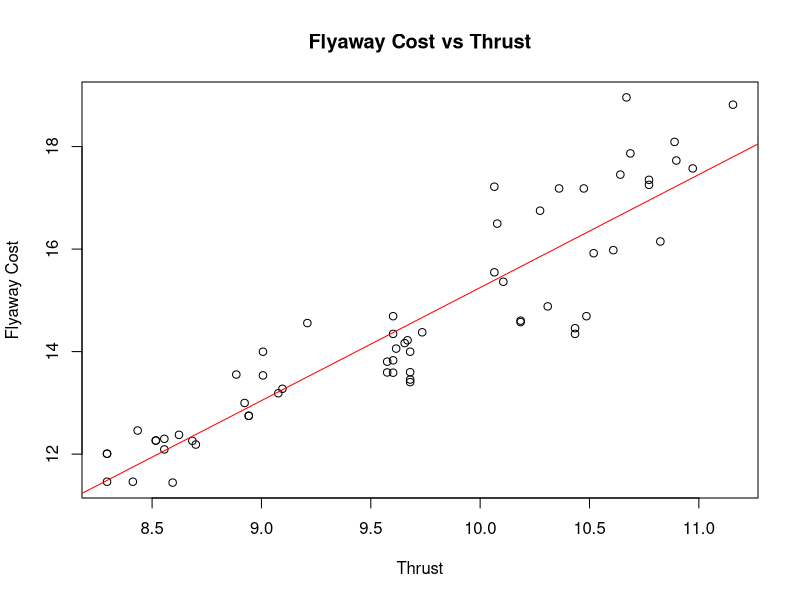
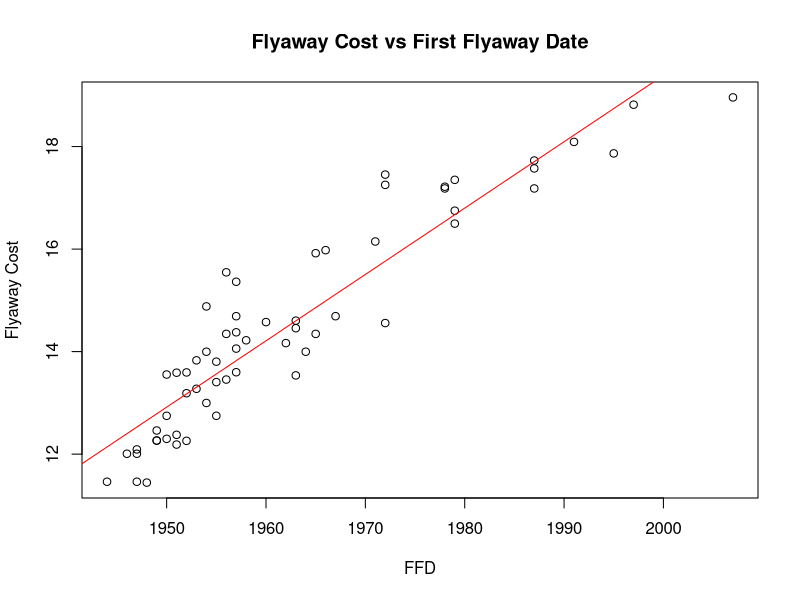
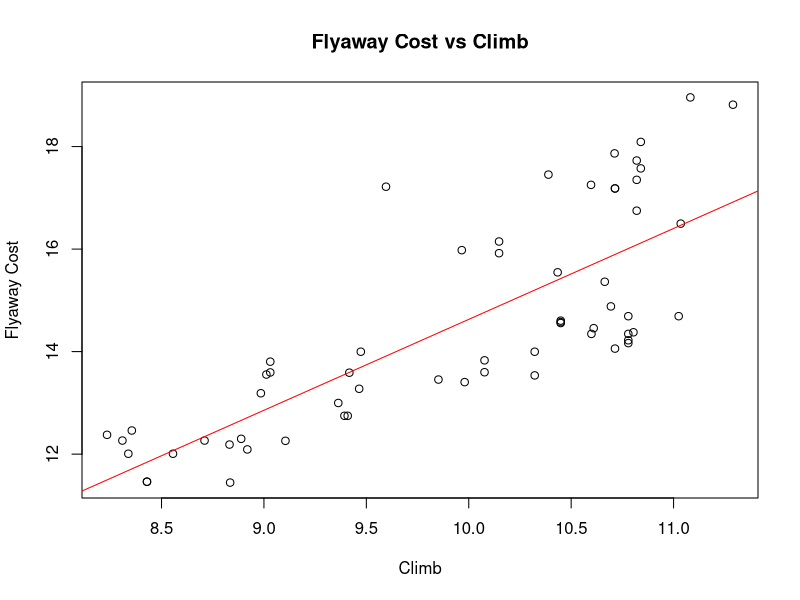
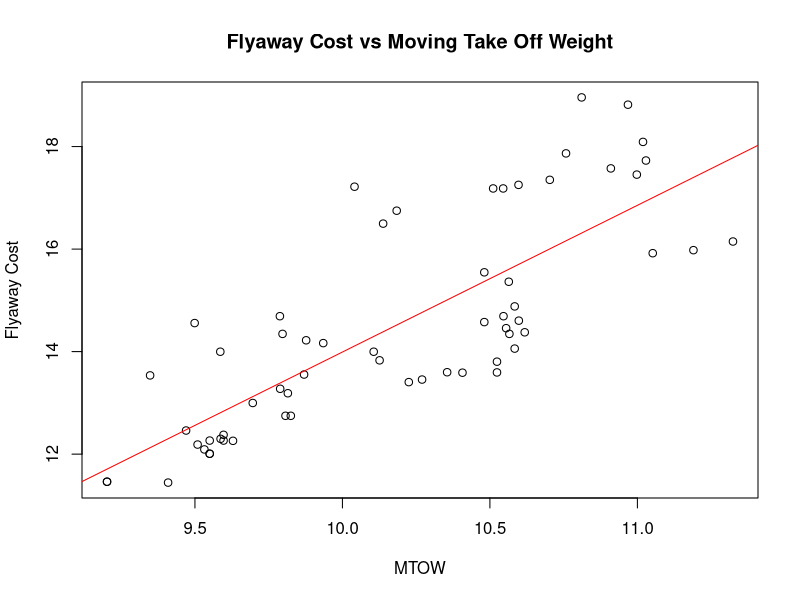

These figures' R source, in order:
# Project code for STAT 383 final project
#
# This program creates a variety of linear regression models for important
# explanatory variables within our dataset. Each model is trying to predict
# the dependent variable Flyaway Cost. This program also creates a couple
# multiple linear regression models in order to find the most accurate 
# prediction model.
#
# Author: Ryan Quirk

setwd("D:\\Stats\\code\\") # Set to directory that contains csv file
cat("\f") # clean the console
rm(list = ls()) # clean the environment

# Import useful libraries and data
library(ggplot2)
df <- read.csv("fighterjetcosts.csv")

# Summarize variables
print(summary(df))


# Create linear regression models
# Cost v Thrust
plot(df$Thrust, df$FlyawayCost, main = "Flyaway Cost vs Thrust",
     xlab = "Thrust", ylab = "Flyaway Cost",
     pch = 1)
fit_lm <- lm(FlyawayCost ~ Thrust, data = df)
abline(fit_lm, col = "red")
print(summary(fit_lm))

# Cost v FFD
plot(df$FFD, df$FlyawayCost, main = "Flyaway Cost vs First Flyaway Date",
     xlab = "FFD", ylab = "Flyaway Cost",
     pch = 1)
fit_lm <- lm(FlyawayCost ~ FFD, data = df)
abline(fit_lm, col = "red")
print(summary(fit_lm))

# Cost v Climb
plot(df$Climb, df$FlyawayCost, main = "Flyaway Cost vs Climb",
     xlab = "Climb", ylab = "Flyaway Cost",
     pch = 1)
fit_lm <- lm(FlyawayCost ~ Climb, data = df)
abline(fit_lm, col = "red")
print(summary(fit_lm))

# Cost v MTOW
plot(df$MTOW, df$FlyawayCost, main = "Flyaway Cost vs Moving Take Off Weight",
     xlab = "MTOW", ylab = "Flyaway Cost",
     pch = 1)
fit_lm <- lm(FlyawayCost ~ MTOW, data = df)
abline(fit_lm, col = "red")
print(summary(fit_lm))


# Create multiple linear regression models
# Cost v Thrust MTOW Climb FFD
multiple.regression <- lm(FlyawayCost ~ Thrust + MTOW + Climb + FFD, data=df)
print(summary(multiple.regression))


# Cost v Thrust MTOW Climb 
multiple.regression <- lm(FlyawayCost ~ Thrust + MTOW + Climb, data=df)
print(summary(multiple.regression))


# Cost v Thrust FFD
multiple.regression <- lm(FlyawayCost ~ Thrust + FFD, data=df)
print(summary(multiple.regression))


# Gather R^2 values of categorical variables - basAvionics, advAvionics, Stealth
fit_lm <- lm(FlyawayCost ~ basAvionics, data = df)
print(summary(fit_lm))

fit_lm <- lm(FlyawayCost ~ advAvionics, data = df)
print(summary(fit_lm))

fit_lm <- lm(FlyawayCost ~ Stealth, data = df)
print(summary(fit_lm))


